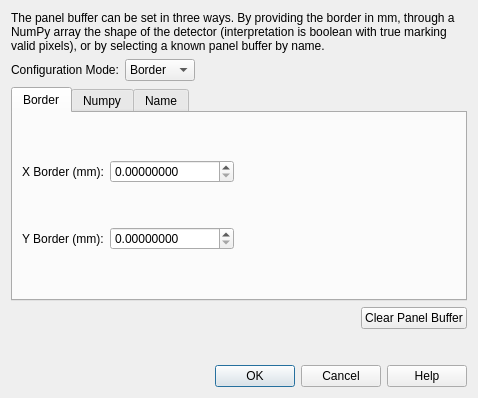
<?xml version="1.0" encoding="UTF-8"?>
<ui version="4.0">
 <class>detector_panel_buffer</class>
 <widget class="QDialog" name="detector_panel_buffer">
  <property name="geometry">
   <rect>
    <x>0</x>
    <y>0</y>
    <width>478</width>
    <height>398</height>
   </rect>
  </property>
  <property name="windowTitle">
   <string>Configure panel buffer</string>
  </property>
  <layout class="QGridLayout" name="gridLayout_2">
   <item row="5" column="1">
    <widget class="QPushButton" name="clear_panel_buffer">
     <property name="text">
      <string>Clear Panel Buffer</string>
     </property>
    </widget>
   </item>
   <item row="0" column="0" colspan="2">
    <widget class="QLabel" name="modesLabel">
     <property name="sizePolicy">
      <sizepolicy hsizetype="Preferred" vsizetype="Preferred">
       <horstretch>0</horstretch>
       <verstretch>0</verstretch>
      </sizepolicy>
     </property>
     <property name="text">
      <string>The panel buffer can be set in three ways. By providing the border in mm, through a NumPy array the shape of the detector (interpretation is boolean with true marking valid pixels), or by selecting a known panel buffer by name.</string>
     </property>
     <property name="wordWrap">
      <bool>true</bool>
     </property>
    </widget>
   </item>
   <item row="1" column="0" colspan="2">
    <layout class="QHBoxLayout" name="horizontalLayout_2">
     <item>
      <widget class="QLabel" name="config_mode_label">
       <property name="text">
        <string>Configuration Mode:</string>
       </property>
      </widget>
     </item>
     <item>
      <widget class="QComboBox" name="config_mode">
       <property name="currentText">
        <string>Border</string>
       </property>
       <item>
        <property name="text">
         <string>Border</string>
        </property>
       </item>
       <item>
        <property name="text">
         <string>NumPy</string>
        </property>
       </item>
       <item>
        <property name="text">
         <string>Name</string>
        </property>
       </item>
      </widget>
     </item>
     <item>
      <spacer name="horizontalSpacer">
       <property name="orientation">
        <enum>Qt::Horizontal</enum>
       </property>
       <property name="sizeHint" stdset="0">
        <size>
         <width>40</width>
         <height>20</height>
        </size>
       </property>
      </spacer>
     </item>
    </layout>
   </item>
   <item row="4" column="0" colspan="2">
    <widget class="QTabWidget" name="tab_widget">
     <property name="sizePolicy">
      <sizepolicy hsizetype="Expanding" vsizetype="Expanding">
       <horstretch>0</horstretch>
       <verstretch>0</verstretch>
      </sizepolicy>
     </property>
     <property name="currentIndex">
      <number>0</number>
     </property>
     <widget class="QWidget" name="border_tab">
      <attribute name="title">
       <string>Border</string>
      </attribute>
      <layout class="QGridLayout" name="gridLayout">
       <item row="3" column="0">
        <widget class="QLabel" name="border_y_label">
         <property name="text">
          <string>Y Border (mm):</string>
         </property>
        </widget>
       </item>
       <item row="1" column="0">
        <widget class="QLabel" name="border_x_label">
         <property name="text">
          <string>X Border (mm):</string>
         </property>
        </widget>
       </item>
       <item row="1" column="2">
        <spacer name="horizontalSpacer_2">
         <property name="orientation">
          <enum>Qt::Horizontal</enum>
         </property>
         <property name="sizeHint" stdset="0">
          <size>
           <width>40</width>
           <height>20</height>
          </size>
         </property>
        </spacer>
       </item>
       <item row="1" column="1">
        <widget class="ScientificDoubleSpinBox" name="border_x_spinbox">
         <property name="decimals">
          <number>8</number>
         </property>
         <property name="minimum">
          <double>0.000000000000000</double>
         </property>
         <property name="maximum">
          <double>10000000.000000000000000</double>
         </property>
         <property name="value">
          <double>0.000000000000000</double>
         </property>
        </widget>
       </item>
       <item row="3" column="1">
        <widget class="ScientificDoubleSpinBox" name="border_y_spinbox">
         <property name="decimals">
          <number>8</number>
         </property>
         <property name="minimum">
          <double>0.000000000000000</double>
         </property>
         <property name="maximum">
          <double>10000000.000000000000000</double>
         </property>
         <property name="value">
          <double>0.000000000000000</double>
         </property>
        </widget>
       </item>
      </layout>
     </widget>
     <widget class="QWidget" name="numpy_tab">
      <attribute name="title">
       <string>Numpy</string>
      </attribute>
      <layout class="QGridLayout" name="gridLayout_3">
       <item row="0" column="1">
        <widget class="QLineEdit" name="file_name"/>
       </item>
       <item row="0" column="2">
        <widget class="QPushButton" name="select_file_button">
         <property name="text">
          <string>Select NumPy Array File</string>
         </property>
         <property name="autoDefault">
          <bool>false</bool>
         </property>
        </widget>
       </item>
       <item row="1" column="1" colspan="2">
        <widget class="QPushButton" name="show_panel_buffer">
         <property name="text">
          <string>Show Panel Buffer</string>
         </property>
        </widget>
       </item>
      </layout>
     </widget>
     <widget class="QWidget" name="name_tab">
      <attribute name="title">
       <string>Name</string>
      </attribute>
      <layout class="QGridLayout" name="gridLayout_4">
       <item row="0" column="0">
        <widget class="QLabel" name="selected_name_label">
         <property name="toolTip">
          <string>&lt;html&gt;&lt;head/&gt;&lt;body&gt;&lt;p&gt;Select a known panel buffer by name.&lt;/p&gt;&lt;p&gt;&lt;br/&gt;&lt;/p&gt;&lt;p&gt;Either the shape of the known panel buffer must match the shape of the current detector, or, in the case of subpanels (where each panel has an ROI and a group defined), the known panel buffer for the monolith can still be selected, in which case the relevant subregion of the panel buffer is automatically extracted using the ROI information.&lt;/p&gt;&lt;/body&gt;&lt;/html&gt;</string>
         </property>
         <property name="text">
          <string>Name:</string>
         </property>
        </widget>
       </item>
       <item row="0" column="1">
        <widget class="QComboBox" name="selected_name">
         <property name="toolTip">
          <string>&lt;html&gt;&lt;head/&gt;&lt;body&gt;&lt;p&gt;Select a known panel buffer by name.&lt;/p&gt;&lt;p&gt;&lt;br/&gt;&lt;/p&gt;&lt;p&gt;Either the shape of the known panel buffer must match the shape of the current detector, or, in the case of subpanels (where each panel has an ROI and a group defined), the known panel buffer for the monolith can still be selected, in which case the relevant subregion of the panel buffer is automatically extracted using the ROI information.&lt;/p&gt;&lt;/body&gt;&lt;/html&gt;</string>
         </property>
        </widget>
       </item>
      </layout>
     </widget>
    </widget>
   </item>
   <item row="5" column="0">
    <spacer name="horizontalSpacer_3">
     <property name="orientation">
      <enum>Qt::Horizontal</enum>
     </property>
     <property name="sizeHint" stdset="0">
      <size>
       <width>40</width>
       <height>20</height>
      </size>
     </property>
    </spacer>
   </item>
   <item row="7" column="0" colspan="2">
    <layout class="QHBoxLayout" name="horizontalLayout_4">
     <item>
      <widget class="QDialogButtonBox" name="button_box">
       <property name="standardButtons">
        <set>QDialogButtonBox::Cancel|QDialogButtonBox::Help|QDialogButtonBox::Ok</set>
       </property>
       <property name="centerButtons">
        <bool>false</bool>
       </property>
      </widget>
     </item>
    </layout>
   </item>
   <item row="6" column="1">
    <spacer name="verticalSpacer">
     <property name="orientation">
      <enum>Qt::Vertical</enum>
     </property>
     <property name="sizeType">
      <enum>QSizePolicy::Fixed</enum>
     </property>
     <property name="sizeHint" stdset="0">
      <size>
       <width>20</width>
       <height>30</height>
      </size>
     </property>
    </spacer>
   </item>
  </layout>
 </widget>
 <customwidgets>
  <customwidget>
   <class>ScientificDoubleSpinBox</class>
   <extends>QDoubleSpinBox</extends>
   <header>scientificspinbox.py</header>
  </customwidget>
 </customwidgets>
 <tabstops>
  <tabstop>config_mode</tabstop>
  <tabstop>tab_widget</tabstop>
  <tabstop>border_x_spinbox</tabstop>
  <tabstop>border_y_spinbox</tabstop>
  <tabstop>file_name</tabstop>
  <tabstop>select_file_button</tabstop>
  <tabstop>show_panel_buffer</tabstop>
  <tabstop>selected_name</tabstop>
  <tabstop>clear_panel_buffer</tabstop>
 </tabstops>
 <resources/>
 <connections>
  <connection>
   <sender>button_box</sender>
   <signal>accepted()</signal>
   <receiver>detector_panel_buffer</receiver>
   <slot>accept()</slot>
   <hints>
    <hint type="sourcelabel">
     <x>217</x>
     <y>205</y>
    </hint>
    <hint type="destinationlabel">
     <x>217</x>
     <y>113</y>
    </hint>
   </hints>
  </connection>
  <connection>
   <sender>button_box</sender>
   <signal>rejected()</signal>
   <receiver>detector_panel_buffer</receiver>
   <slot>reject()</slot>
   <hints>
    <hint type="sourcelabel">
     <x>217</x>
     <y>205</y>
    </hint>
    <hint type="destinationlabel">
     <x>217</x>
     <y>113</y>
    </hint>
   </hints>
  </connection>
  <connection>
   <sender>clear_panel_buffer</sender>
   <signal>clicked()</signal>
   <receiver>detector_panel_buffer</receiver>
   <slot>reject()</slot>
   <hints>
    <hint type="sourcelabel">
     <x>76</x>
     <y>273</y>
    </hint>
    <hint type="destinationlabel">
     <x>238</x>
     <y>147</y>
    </hint>
   </hints>
  </connection>
 </connections>
</ui>
